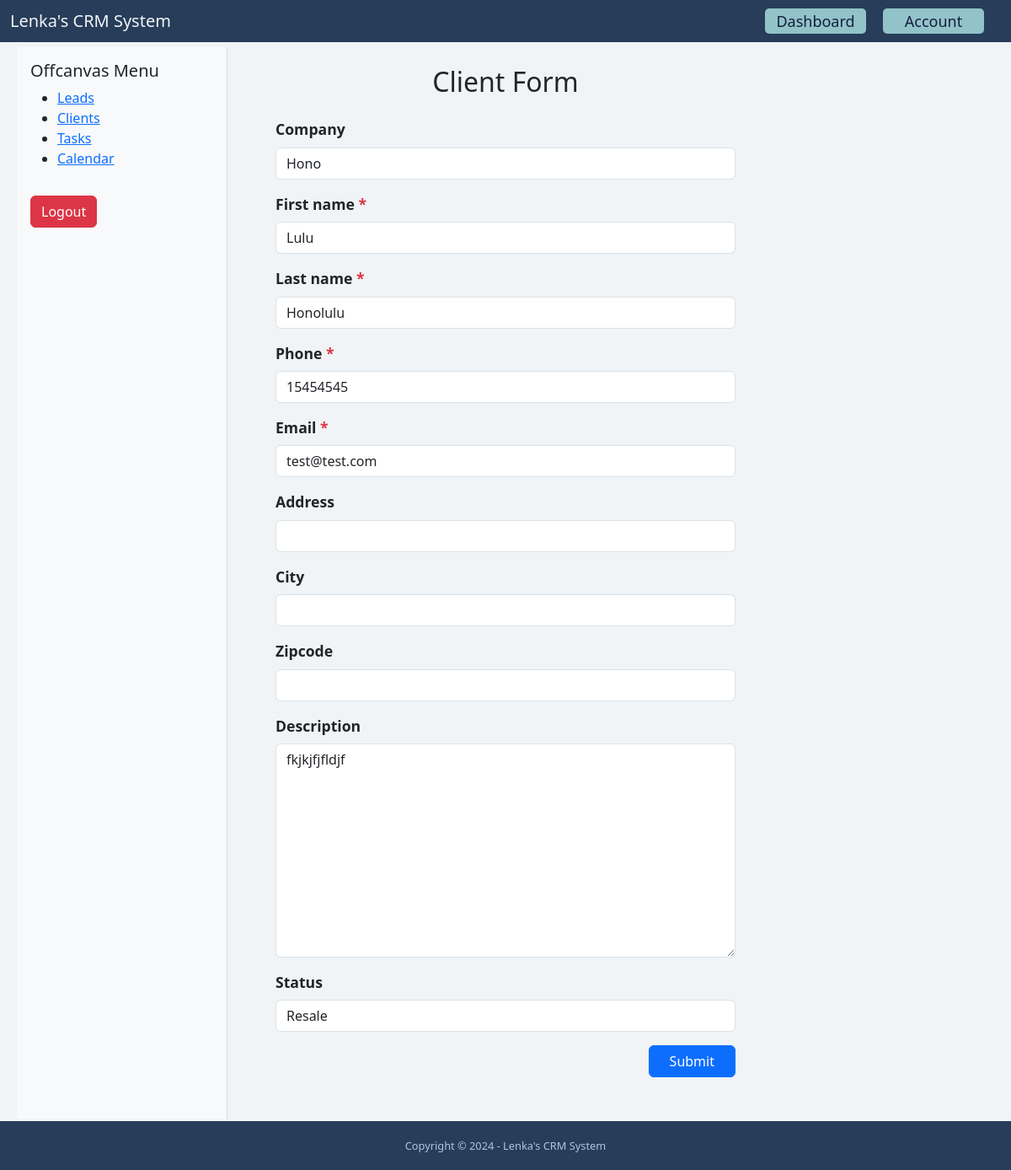
The page /dashboard/clients/11/edit/ (signed in) on the database its author committed.
### client/models.py (models this page shows, shortened)
class Client(models.Model):
    resale = 'resale'
    direct = 'direct'
    CHOICES_STATUS = (
        (resale, 'Resale'),
        (direct, 'Direct'),
    )
    status = models.CharField(max_length=255, choices=CHOICES_STATUS, default='', blank=True, null=True)
    first_name = models.CharField(max_length=255)
    last_name = models.CharField(max_length=255)
    company = models.CharField(max_length=255, blank=True, null=True)
    email = models.EmailField()
    phone = models.CharField(max_length=50)
    address = models.CharField(max_length=255, blank=True)
    city = models.CharField(max_length=255, blank=True)
    zipcode = models.CharField(max_length=255, blank=True)
    country = models.CharField(max_length=255, blank=True)
    description = models.TextField(blank=True)
    created_at = models.DateTimeField(auto_now_add=True)
    created_by = models.ForeignKey(User, related_name='clients', on_delete=models.CASCADE)
    modified_at = models.DateTimeField(auto_now=True)
    converted_from_lead = models.ForeignKey(Lead, on_delete=models.SET_NULL, null=True, blank=True, related_name="converted_client")
    class Meta:
        ordering = ['-created_at']

### client/views.py (the view)
# urls.py: path('<int:pk>/edit/', ClientUpdateView.as_view(), name='edit'),
class ClientUpdateView(LoginRequiredMixin, UpdateView):
    model = Client
    def get_context_data(self, **kwargs):
        context = super().get_context_data(**kwargs)
        context['title'] = 'Edit Client'
        return context
    fields = ('company', 'first_name', 'last_name', 'phone','email', 'address', 'city', 'zipcode', 'description',
              'status')
    success_url = reverse_lazy('client:list')
    def get_queryset(self):
        queryset = super(ClientUpdateView, self).get_queryset()
        return queryset.filter(created_by=self.request.user, pk=self.kwargs.get('pk'))

### client/templates/client/client_form.html (shortened to what this page needs)
{% extends 'base.html' %}
{% load static %}
{% load widget_tweaks %}
{% block content %}
    {% include 'core/partials/offcanvas_menu.html' %}
    <div class="container mt-5">
        <h2 class="text-center mb-4">Client Form</h2>
        <form method="post" class="needs-validation" action="." novalidate>
            <div class="row justify-content-center">
                <div class="col-md-8 col-lg-6">
                    {% for field in form %}
                        <div class="mb-3">
                            <label for="{{ field.id_for_label }}" class="form-label">{{ field.label }}
                                {% if field.field.required %}
                                    <span class="text-danger">*</span>
                                {% endif %}
                            </label>
                            {{ field|add_class:"form-control" }}
                        </div>
                    {% endfor %}
                    <div class="d-flex justify-content-end">
                        <button type="submit" class="btn btn-primary px-4">Submit</button>
                    </div>
                </div>
            </div>
        </form>
    </div>
{% endblock %}

### static/styles.css (style rules this page uses)
html, body { height: 100%; margin: 0; }
body { background-color: #f0f4f6; position: relative; padding-bottom: 58px; min-height: 100vh; }
label { font-weight: bold; font-size: 1.1rem; }
.container { margin-top: 80px; margin-bottom: 80px; }

### rows shown on the page
Client: form "Hono" "Lulu" "Honolulu" "15454545" "test@test.com" "fkjkjfjfldjf" "Resale"

### other values the page prints
{{ field.label }} "Company" "First name" "Last name" "Phone" "Email" "Address" "City" "Zipcode" "Description" "Status"
